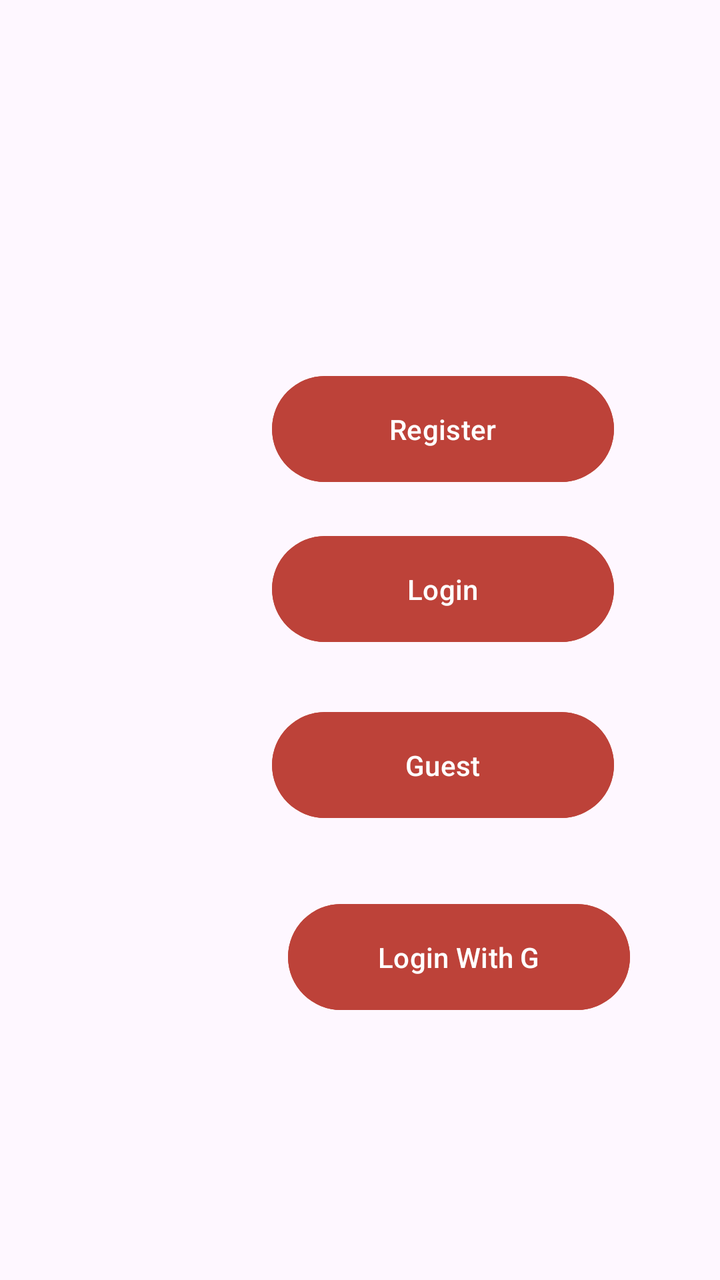
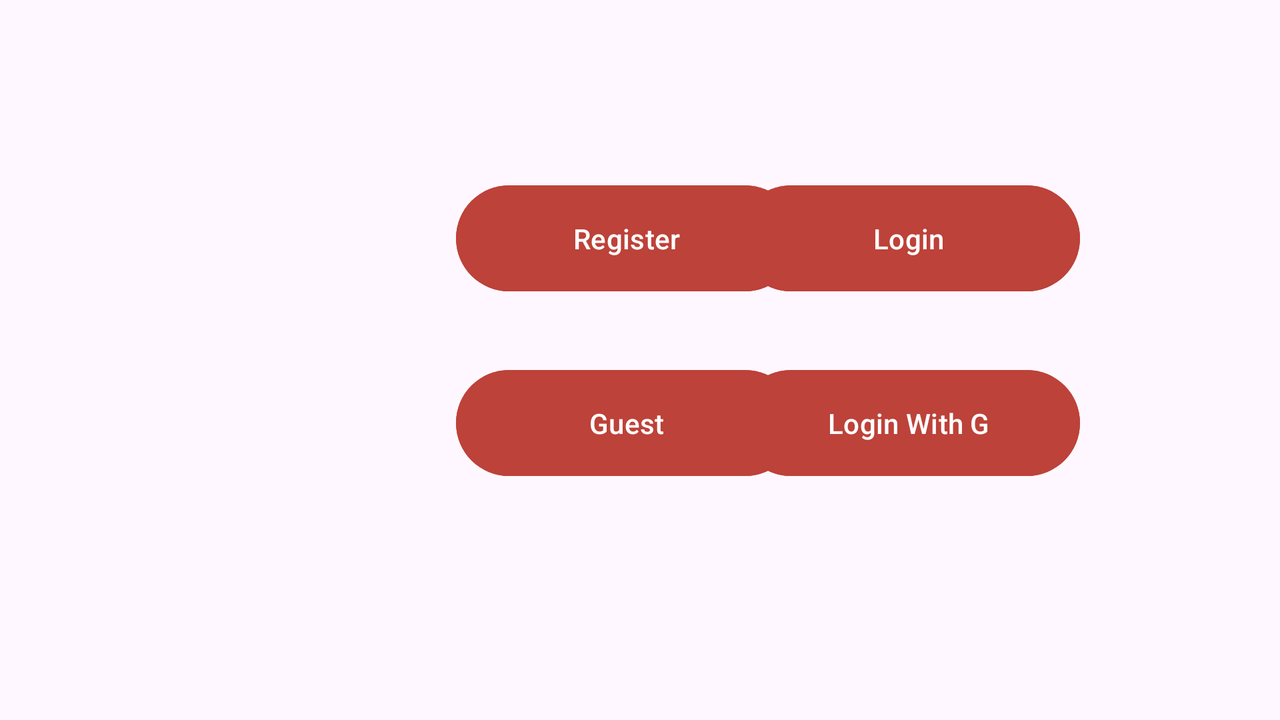

Compare how this app lays out the same screen by default and in its alternative resource folder. The renders come first, then the two layout files and the values they reference.
<!-- AndroidManifest.xml: application theme Theme.FoodPlanner_project -->
<!-- res/layout/fragment_authentication.xml -->
<?xml version="1.0" encoding="utf-8"?>
<androidx.constraintlayout.widget.ConstraintLayout xmlns:android="http://schemas.android.com/apk/res/android"
    xmlns:app="http://schemas.android.com/apk/res-auto"
    xmlns:tools="http://schemas.android.com/tools"
    android:id="@+id/frameLayout"
    android:layout_width="match_parent"
    android:layout_height="match_parent"
    android:background="@drawable/food"
    tools:context=".AuthenticationFragment">

    

    <Button
        android:id="@+id/Register_btn"
        android:layout_width="171dp"
        android:layout_height="61dp"
        android:layout_marginStart="136dp"
        android:layout_marginTop="184dp"
        android:backgroundTint="#BD4239"
        android:text="@string/register"
        app:layout_constraintStart_toStartOf="parent"
        app:layout_constraintTop_toTopOf="parent" />

    <Button
        android:id="@+id/Guest_btn"
        android:layout_width="171dp"
        android:layout_height="61dp"
        android:layout_marginStart="136dp"
        android:layout_marginTop="352dp"
        android:backgroundTint="#BD4239"
        android:text="@string/guest"
        app:layout_constraintStart_toStartOf="parent"
        app:layout_constraintTop_toTopOf="parent" />

    <Button
        android:id="@+id/Login_btn"
        android:layout_width="171dp"
        android:layout_height="61dp"
        android:layout_marginStart="136dp"
        android:layout_marginTop="264dp"
        android:backgroundTint="#BD4239"
        android:text="@string/login"
        app:layout_constraintStart_toStartOf="parent"
        app:layout_constraintTop_toTopOf="parent" />

    <Button
        android:id="@+id/Log_G_btn"
        android:layout_width="171dp"
        android:layout_height="61dp"
        android:layout_marginStart="144dp"
        android:layout_marginTop="448dp"
        android:backgroundTint="#BD4239"
        android:onClick="buttonGoogleSignin"
        android:text="@string/log_G"
        app:layout_constraintStart_toStartOf="parent"
        app:layout_constraintTop_toTopOf="parent" />
</androidx.constraintlayout.widget.ConstraintLayout>
<!-- resources referenced by this layout -->
<resources>
  <string name="guest">Guest</string>
  <string name="log_G">Login With G</string>
  <string name="login">Login</string>
  <string name="register">Register</string>
  <style name="Theme.FoodPlanner_project" parent="Base.Theme.FoodPlanner_project" />
  <style name="Base.Theme.FoodPlanner_project" parent="Theme.Material3.DayNight">
          
          
      </style>
</resources>
<!-- res/layout-land/fragment_authentication.xml (the repository's variant of the layout above) -->
<!-- drawn on the phone turned sideways -->
<?xml version="1.0" encoding="utf-8"?>
<androidx.constraintlayout.widget.ConstraintLayout xmlns:android="http://schemas.android.com/apk/res/android"
    xmlns:app="http://schemas.android.com/apk/res-auto"
    xmlns:tools="http://schemas.android.com/tools"
    android:id="@+id/frameLayout"
    android:layout_width="match_parent"
    android:layout_height="match_parent"
    android:background="@drawable/food"
    tools:context=".AuthenticationFragment">

    

    <Button
        android:id="@+id/Register_btn"
        android:layout_width="171dp"
        android:layout_height="61dp"
        android:layout_marginStart="228dp"
        android:backgroundTint="#BD4239"
        android:text="@string/register"
        app:layout_constraintBottom_toBottomOf="parent"
        app:layout_constraintStart_toStartOf="parent"
        app:layout_constraintTop_toTopOf="parent"
        app:layout_constraintVertical_bias="0.297" />

    <Button
        android:id="@+id/Guest_btn"
        android:layout_width="171dp"
        android:layout_height="61dp"
        android:layout_marginStart="228dp"
        android:backgroundTint="#BD4239"
        android:text="@string/guest"
        app:layout_constraintBottom_toBottomOf="parent"
        app:layout_constraintStart_toStartOf="parent"
        app:layout_constraintTop_toTopOf="parent"
        app:layout_constraintVertical_bias="0.605" />

    <Button
        android:id="@+id/Login_btn"
        android:layout_width="171dp"
        android:layout_height="61dp"
        android:backgroundTint="#BD4239"
        android:text="@string/login"
        app:layout_constraintBottom_toBottomOf="parent"
        app:layout_constraintEnd_toEndOf="parent"
        app:layout_constraintHorizontal_bias="0.787"
        app:layout_constraintStart_toStartOf="parent"
        app:layout_constraintTop_toTopOf="parent"
        app:layout_constraintVertical_bias="0.297" />

    <Button
        android:id="@+id/Log_G_btn"
        android:layout_width="171dp"
        android:layout_height="61dp"
        android:backgroundTint="#BD4239"
        android:onClick="buttonGoogleSignin"
        android:text="@string/log_G"
        app:layout_constraintBottom_toBottomOf="parent"
        app:layout_constraintEnd_toEndOf="parent"
        app:layout_constraintHorizontal_bias="0.787"
        app:layout_constraintStart_toStartOf="parent"
        app:layout_constraintTop_toTopOf="parent"
        app:layout_constraintVertical_bias="0.605" />
</androidx.constraintlayout.widget.ConstraintLayout>
